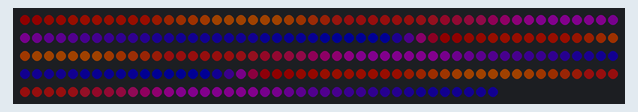
The sketch below on a simulated Arduino Uno, built with avr-gcc and run on an emulated ATmega328P. Shown: 240 RGB LEDs in strip order, left to right, continuing on the next row. Dim RGB values are drawn brighter than linear.

Above: at 3.18 s.
At 7.3 s:
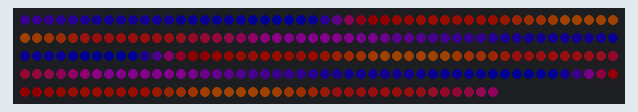
At 11.75 s:
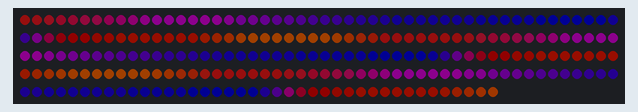
At 20.31 s:
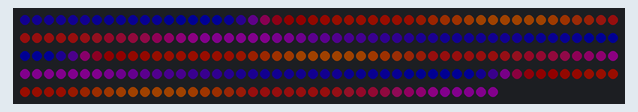
At 29.83 s:
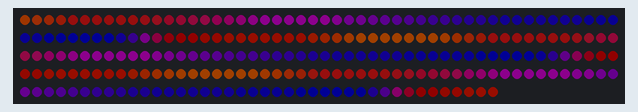
At 39.67 s:
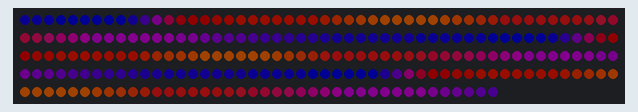

The sketch:

sunsetRealESP.ino
```cpp
#include <FastLED.h>

#define LED_PIN     3
#define NUM_LEDS    240
#define BRIGHTNESS  64
#define LED_TYPE    WS2812B
#define COLOR_ORDER GRB
CRGB leds[NUM_LEDS];

#define UPDATES_PER_SECOND 100

// Gradient palette "Sunset_Real_gp", originally from
// http://soliton.vm.bytemark.co.uk/pub/cpt-city/nd/atmospheric/tn/Sunset_Real.png.index.html
// converted for FastLED with gammas (2.6, 2.2, 2.5)
// Size: 28 bytes of program space.

DEFINE_GRADIENT_PALETTE( Sunset_Real_gp ) {
    0, 120,  0,  0,
   22, 179, 22,  0,
   51, 255,104,  0,
   85, 167, 22, 18,
  135, 100,  0,103,
  198,  16,  0,130,
  255,   0,  0,160};

CRGBPalette16 currentPalette = Sunset_Real_gp;
#define currentBlending LINEARBLEND

void setup() {
    delay(3000); // power-up safety delay
    FastLED.addLeds<LED_TYPE, LED_PIN, COLOR_ORDER>(leds, NUM_LEDS).setCorrection(TypicalLEDStrip);
    FastLED.setBrightness(BRIGHTNESS);
    FastLED.setMaxPowerInVoltsAndMilliamps(4.5, 500);
}


void loop(){
    static uint8_t startIndex = 0;
    startIndex = startIndex + 1; /* motion speed */

    FillLEDsFromPaletteColors( startIndex);

    FastLED.show();
    FastLED.delay(1000 / UPDATES_PER_SECOND);
}

void FillLEDsFromPaletteColors( uint8_t colorIndex) {
    uint8_t brightness = 255;

    for( int i = 0; i < NUM_LEDS; i++) {
        leds[i] = ColorFromPalette( currentPalette, colorIndex, brightness, currentBlending);
        colorIndex += 3;
    }
}
```
